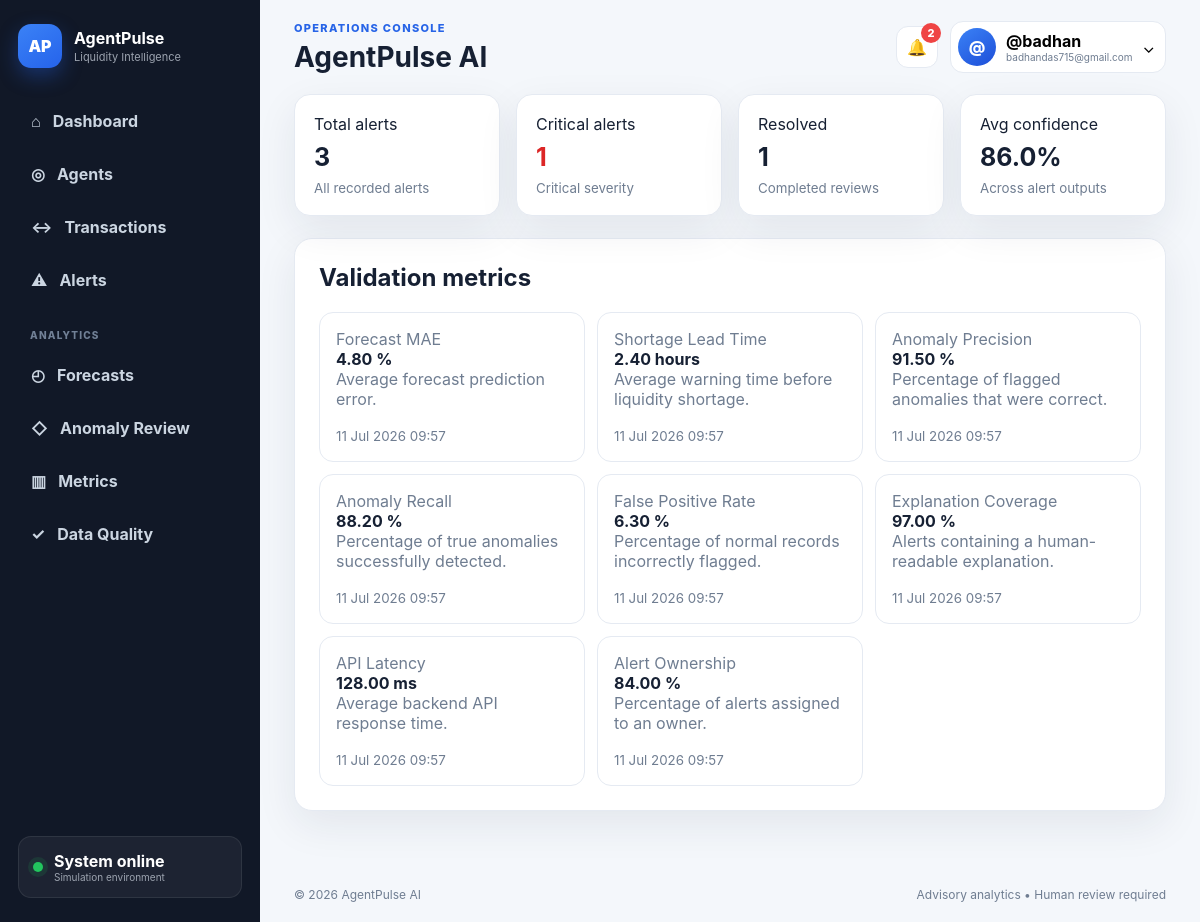
The page /analytics/metrics/ (signed in) on the database its author committed.
### analytics/models.py (models this page shows, shortened)
class ValidationMetric(models.Model):
    METRIC_TYPES = [
        ("FORECAST_MAE", "Forecast MAE"),
        ("SHORTAGE_LEAD_TIME", "Shortage Lead Time"),
        ("ANOMALY_PRECISION", "Anomaly Precision"),
        ("ANOMALY_RECALL", "Anomaly Recall"),
        ("FALSE_POSITIVE_RATE", "False Positive Rate"),
        ("EXPLANATION_COVERAGE", "Explanation Coverage"),
        ("API_LATENCY", "API Latency"),
        ("ALERT_OWNERSHIP", "Alert Ownership"),
    ]
    metric_type = models.CharField(
        max_length=40,
        choices=METRIC_TYPES,
    )
    value = models.FloatField()
    unit = models.CharField(
        max_length=30,
        blank=True,
    )
    description = models.TextField(
        blank=True,
    )
    calculated_at = models.DateTimeField(
        auto_now_add=True,
    )
    class Meta:
        ordering = ["-calculated_at"]

### analytics/views.py (the view)
@login_required
def metrics_dashboard(request):
    latest_metrics = {}
    for metric_type, _ in ValidationMetric.METRIC_TYPES:
        latest_metric = (
            ValidationMetric.objects.filter(
                metric_type=metric_type
            )
            .order_by("-calculated_at")
            .first()
        )
        if latest_metric:
            latest_metrics[metric_type] = latest_metric
    alert_statistics = Alert.objects.aggregate(
        total=Count("id"),
        critical=Count(
            "id",
            filter=Q(severity="CRITICAL"),
        ),
        resolved=Count(
            "id",
            filter=Q(status="RESOLVED"),
        ),
        average_confidence=Avg("confidence"),
    )
    return render(
        request,
        "analytics/metrics.html",
        {
            "latest_metrics": latest_metrics,
            "alert_statistics": alert_statistics,
        },
    )

### alerts/context_processors.py (called while the page is built)
def unread_alert_count(request):
    if not getattr(request, "user", None) or not request.user.is_authenticated:
        return {"unread_alert_count": 0}
    count = Alert.objects.filter(
        status__in=["NEW", "ASSIGNED", "ACKNOWLEDGED", "INVESTIGATING", "ESCALATED"]
    ).count()
    return {"unread_alert_count": count}

### templates/analytics/metrics.html
{% extends 'base.html' %}{% load static %}{% block title %}Metrics{% endblock %}{% block extra_css %}<link rel="stylesheet" href="{% static 'css/analytics.css' %}">{% endblock %}{% block page_title %}Metrics Dashboard{% endblock %}{% block content %}<section class="stat-grid"><article class="stat-card"><span>Total alerts</span><strong>{{ alert_statistics.total|default:0 }}</strong><small>All recorded alerts</small></article><article class="stat-card danger"><span>Critical alerts</span><strong>{{ alert_statistics.critical|default:0 }}</strong><small>Critical severity</small></article><article class="stat-card"><span>Resolved</span><strong>{{ alert_statistics.resolved|default:0 }}</strong><small>Completed reviews</small></article><article class="stat-card"><span>Avg confidence</span><strong>{{ alert_statistics.average_confidence|default:0|floatformat:1 }}%</strong><small>Across alert outputs</small></article></section><section class="panel"><div class="panel-head"><h2>Validation metrics</h2></div><div class="metric-grid">{% for key,m in latest_metrics.items %}<article><span>{{ m.get_metric_type_display }}</span><strong>{{ m.value|floatformat:2 }} {{ m.unit }}</strong><p>{{ m.description|default:'Latest recorded validation result.' }}</p><small>{{ m.calculated_at|date:'d M Y H:i' }}</small></article>{% empty %}<p class="empty">No validation metrics recorded.</p>{% endfor %}</div></section>{% endblock %}

### templates/partials/topbar.html (shortened to what this page needs)
<header class="topbar"><div><p class="eyebrow">Operations console</p><h1>{% block page_title %}AgentPulse AI{% endblock %}</h1></div><div class="top-actions"><a class="icon-btn notification-link" href="{% url 'alerts:alert_list' %}" aria-label="Alerts"><span aria-hidden="true">🔔</span>{% if unread_alert_count %}<span class="notification-badge">{{ unread_alert_count }}</span>{% endif %}</a><div class="user-menu"><button class="user-button" data-dropdown-toggle><span class="avatar">{{ user.username|first|upper }}</span><span class="user-copy"><strong>{{ user.get_full_name|default:user.username }}</strong><small>{{ user.email|default:'Team member' }}</small></span><span>⌄</span></button></div></div></header>

### static/css/main.css (style rules this page uses)
:root { --bg:#f4f7fb;--panel:#fff;--ink:#162033;--muted:#6f7d91;--line:#e5eaf2;--primary:#2764e7;--primary-dark:#1d4ed8;--nav:#111827;--success:#16a34a;--warning:#d97706;--danger:#dc2626;--info:#0284c7;--shadow:0 14px 40px rgba(25,42,70,.08);--radius:18px }
* { box-sizing:border-box }
html { scroll-behavior:smooth }
body { margin:0;background:var(--bg);color:var(--ink);font-family:Inter,ui-sans-serif,system-ui,-apple-system,"Segoe UI",sans-serif }
a { color:inherit;text-decoration:none }
button,input,select,textarea { font:inherit }
button { cursor:pointer }
h1,h2,h3,p { margin-top:0 }
h1 { font-size:28px }
h2 { font-size:24px }
.muted,small { color:var(--muted) }
.eyebrow { margin:0 0 5px;color:var(--primary);font-size:11px;font-weight:800;text-transform:uppercase;letter-spacing:.12em }
.panel { background:var(--panel);border:1px solid var(--line);border-radius:var(--radius);box-shadow:var(--shadow);padding:24px;margin-bottom:22px }
.panel-head { display:flex;align-items:center;justify-content:space-between;gap:18px;margin-bottom:20px }
.panel-head h2,.panel-head h3 { margin:0 }
.icon-btn { width:42px;height:42px;border:1px solid var(--line);background:#fff;border-radius:12px;display:grid;place-items:center }
.avatar { width:38px;height:38px;display:grid;place-items:center;border-radius:50%;background:linear-gradient(145deg,#3b82f6,#1d4ed8);color:#fff;font-weight:850 }
.stat-grid { display:grid;grid-template-columns:repeat(4,1fr);gap:16px;margin-bottom:22px }
.stat-card { background:#fff;border:1px solid var(--line);border-radius:16px;padding:19px;box-shadow:var(--shadow) }
.stat-card span,.stat-card small { display:block }
.stat-card strong { display:block;font-size:25px;margin:8px 0 }
.stat-card.danger strong { color:var(--danger) }
.provider-grid,.balance-cards,.evidence-grid,.metric-grid,.quality-summary { display:grid;grid-template-columns:repeat(3,1fr);gap:12px }
.provider-card,.provider-balance,.evidence-grid>div,.metric-grid article,.quality-summary>div { border:1px solid var(--line);border-radius:14px;padding:16px }
.provider-card span,.provider-card small,.evidence-grid span,.metric-grid span,.quality-summary span { display:block;color:var(--muted) }

### static/css/layout.css (style rules this page uses)
.topbar { min-height:94px;padding:18px 34px;display:flex;align-items:center;justify-content:space-between;gap:18px }
.topbar h1 { margin:0 }
.top-actions { display:flex;align-items:center;gap:12px }
.notification-link { position:relative }
.notification-badge { position:absolute;top:-4px;right:-4px;min-width:20px;height:20px;padding:0 5px;border-radius:999px;background:#ef4444;color:#fff;font-size:11px;font-weight:800;display:grid;place-items:center;line-height:1 }
.user-menu { position:relative }
.user-button { display:flex;align-items:center;gap:10px;background:#fff;border:1px solid var(--line);border-radius:13px;padding:6px 10px 6px 7px }
.user-copy { text-align:left }
.user-copy strong,.user-copy small { display:block }
.user-copy small { font-size:10px }

### static/css/analytics.css (style rules this page uses)
.metric-grid article p { color:var(--muted);min-height:40px }

### rows shown on the page
ValidationMetric: metric_type "Forecast MAE", value "4.80", unit "%", description "Average forecast prediction error.", calculated_at "11 Jul 2026 09:57"
ValidationMetric: metric_type "Shortage Lead Time", value "2.40", unit "hours", description "Average warning time before liquidity shortage.", calculated_at "11 Jul 2026 09:57"
ValidationMetric: metric_type "Anomaly Precision", value "91.50", unit "%", description "Percentage of flagged anomalies that were correct.", calculated_at "11 Jul 2026 09:57"
ValidationMetric: metric_type "Anomaly Recall", value "88.20", unit "%", description "Percentage of true anomalies successfully detected.", calculated_at "11 Jul 2026 09:57"
ValidationMetric: metric_type "False Positive Rate", value "6.30", unit "%", description "Percentage of normal records incorrectly flagged.", calculated_at "11 Jul 2026 09:57"
ValidationMetric: metric_type "Explanation Coverage", value "97.00", unit "%", description "Alerts containing a human-readable explanation.", calculated_at "11 Jul 2026 09:57"
ValidationMetric: metric_type "API Latency", value "128.00", unit "ms", description "Average backend API response time.", calculated_at "11 Jul 2026 09:57"
ValidationMetric: metric_type "Alert Ownership", value "84.00", unit "%", description "Percentage of alerts assigned to an owner.", calculated_at "11 Jul 2026 09:57"

### other values the page prints
{{ unread_alert_count }} "2"
{{ user.username|first|upper }} "@"
{{ user.get_full_name|default:user.username }} "@badhan"
{{ user.email|default:'Team member' }} "badhandas715@gmail.com"
{{ alert_statistics.total|default:0 }} "3"
{{ alert_statistics.critical|default:0 }} "1"
{{ alert_statistics.resolved|default:0 }} "1"
{{ alert_statistics.average_confidence|default:0|floatformat:1 }} "86.0"
